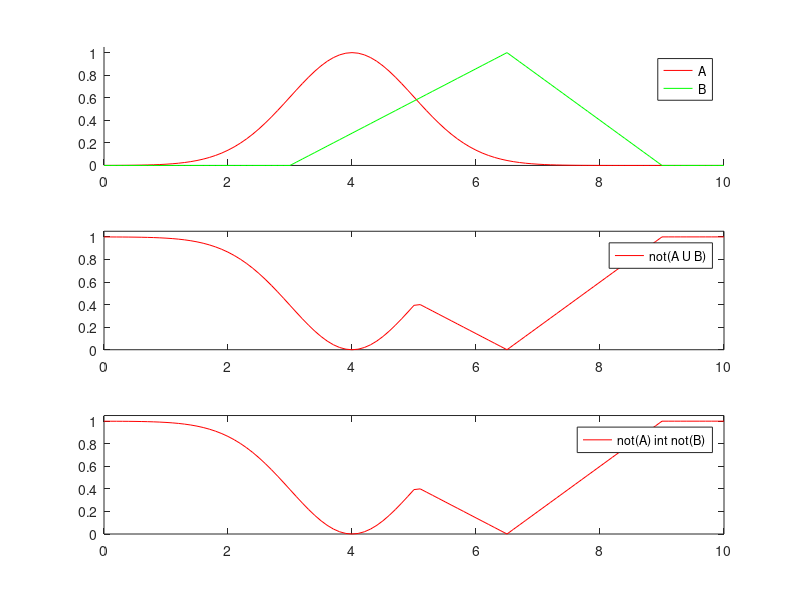

Recreate this plot in MATLAB.
close all;
clear all;
clc;
x=(0:0.1:10);
paramg=[1 4];
paramt=[3 6.5 9]
A=gaussmf(x, paramg);
B=trimf(x, paramt);
ANot=1-A;
BNot=1-B;
AUniB=max(A,B);
subplot(3,1,1);
hold on
plot(x,A,'r');
plot(x,B,'g');
axis([0 10 0 1.05]);
legend('A','B');
subplot(3,1,2);
plot(x,(1-AUniB),'r');
axis([0 10 0 1.05]);
legend('not(A U B)')
subplot(3,1,3);
plot(x,min(ANot,BNot),'r');
axis([0 10 0 1.05]);
legend('not(A) int not(B)')